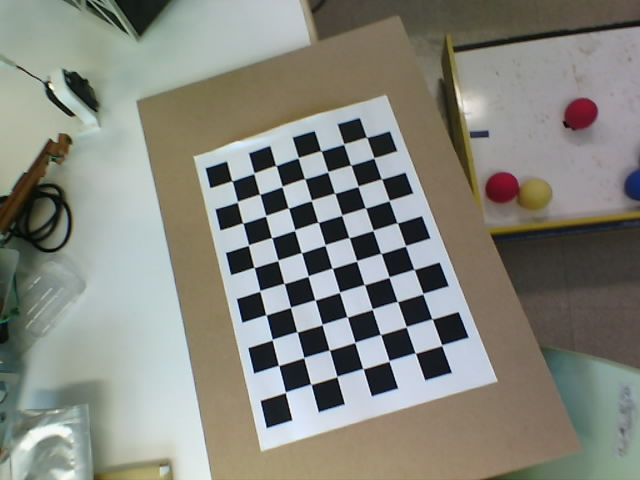
#> input picture calibration_images/captured_image_20240620_163204 copy.jpg, 640 x 480 px, given in place of the camera
$ python d.py   (older library calls are emulated)
#> lines starting #> are read from the running program, lines starting #| are printed output that depends on the picture; after the words box and inside, x2 and y2 are one past the last pixel; in counts of white or black regions, pixels touching at a corner belong together
# -*- coding: utf-8 -*-
import cv2
import numpy as np
import math


# 抽出したいカラーボールの色指定
# 0 <= h <= 179 (色相)　OpenCVではmax=179なのでR:0(180),G:60,B:120となる
# 0 <= s <= 255 (彩度)　黒や白の値が抽出されるときはこの閾値を大きくする
# 0 <= v <= 255 (明度)　これが大きいと明るく，小さいと暗い
c_min = np.array([150, 104, 70])
c_max = np.array([180, 255, 255])

# 膨張化用のカーネル
k = np.ones((5,5),np.uint8)

def color_track(im,h_min,h_max):
    im_h = cv2.cvtColor(im,cv2.COLOR_BGR2HSV)  # RGB色空間からHSV色空間に変換
    mask = cv2.inRange(im_h,h_min,h_max,)       # マスク画像の生成
    mask = cv2.medianBlur(mask,7)               # 平滑化
    #mask = cv2.dilate(mask,k,iterations=2)      # 膨張化
    #im_c = cv2.bitwise_and(im,im,mask=mask)     # 色領域抽出
    return mask#,im_c

def index_emax(cnt):
    max_num = 0
    max_i = -1
    for i in range(len(cnt)):
        cnt_num=len(cnt[i])
        if cnt_num > max_num:
            max_num = cnt_num
            max_i = i

    return max_i

def main():

    L1 = 200  # カメラと測定場所の距離　200[mm]
    h1 = 220  # 測定場所での画面サイズ 220 [ピクセル]
    H =  55   # ボールの直径[mm]
    Z =  200  # 200mm先のz位置[mm]
    cap = cv2.VideoCapture(0)
    if cap.isOpened() is False:
        raise("IO Error")

    while True:
        # 入力画像の取得
        ret, im = cap.read()
#> im is the input picture: shape (480, 640, 3); mean B, G, R 125.5, 134.1, 133
        # カラーボールのトラッキング
        mask1 = color_track(im,c_min,c_max)
#> in color_track, `im_h = cv2.cvtColor(im,cv2.COLOR_BGR2HSV)`: im_h: shape (480, 640, 3); mean H, S, V 61.4, 46.5, 140.9
#> in color_track, `mask = cv2.inRange(im_h,h_min,h_max,)`:
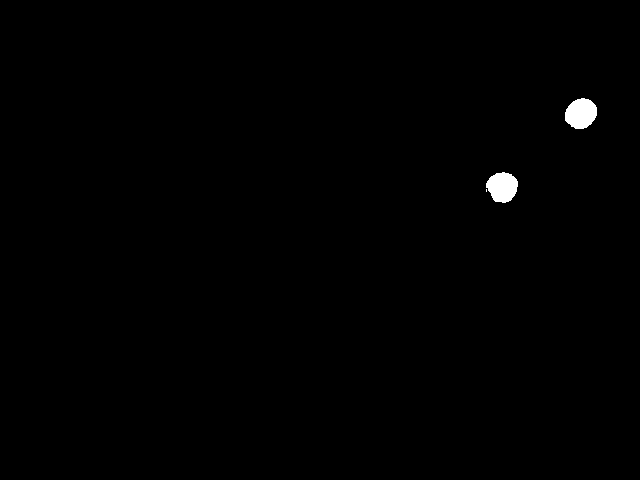
#> mask: shape (480, 640); 0.49% white; 3 white regions (1 under 20 px), largest, box (x1, y1, x2, y2) and area: (565, 98, 597, 129) 760, (486, 172, 518, 203) 735
#> in color_track, `mask = cv2.medianBlur(mask,7)`: mask: shape (480, 640); 0.48% white; 2 white regions
        mask2 = color_track(im,c_min,c_max)

        # 色領域の輪郭を抽出
        image, cnt, hierarchy = cv2.findContours(mask2,cv2.RETR_EXTERNAL, cv2.CHAIN_APPROX_SIMPLE)
#> cnt = 2 contours; box (x1, y1, x2, y2) and area: (565, 98, 597, 129) 702, (486, 173, 518, 203) 678
        #cnt = cv2.findContours(mask2,cv2.RETR_TREE,cv2.CHAIN_APPROX_SIMPLE)[0]
        n = index_emax(cnt)
#> the loop in index_emax, `for i in range(len(cnt)):` made 2 passes
#> (cnt_num, max_num, max_i) on passes 1 to 2: (40, 40, 0), (46, 46, 1)
#> after the loop in index_emax, `for i in range(len(cnt)):`: max_i = 1; max_num = 46
#> n = 1

        if n != -1:
            hull = cv2.convexHull(cnt[n])
#> hull = contour of 20 points, box (x1, y1, x2, y2) (565, 98, 597, 129), area 716
            mask2[:] = 0
#> mask2: shape (480, 640); every value is 0
            cv2.drawContours(mask2,[hull],0,(255),-1)
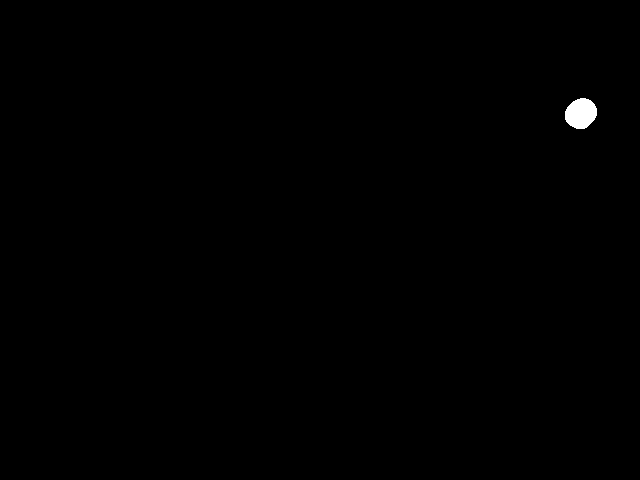
#> mask2: shape (480, 640); 0.25% white; 1 white region, box (x1, y1, x2, y2) and area: (565, 98, 597, 129) 760
            cv2.drawContours(im,[hull],0,(0,200,0),2)
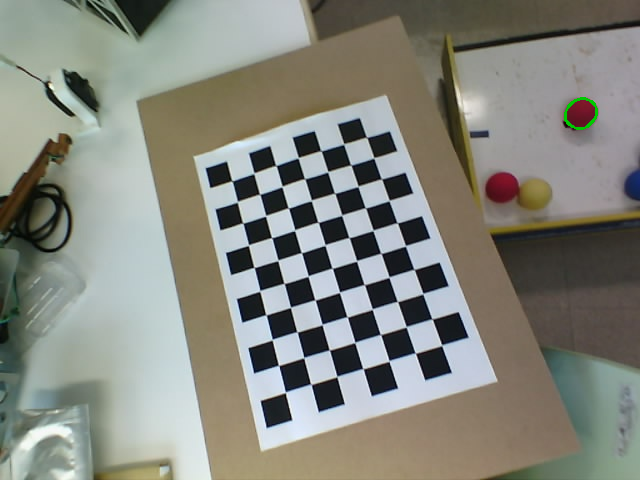
#> im: shape (480, 640, 3); 0.09% of pixels changed, all inside (x1, y1, x2, y2) = (564, 97, 598, 130)
            cv2.drawContours(mask2,[hull],0,(0,200,0),2)
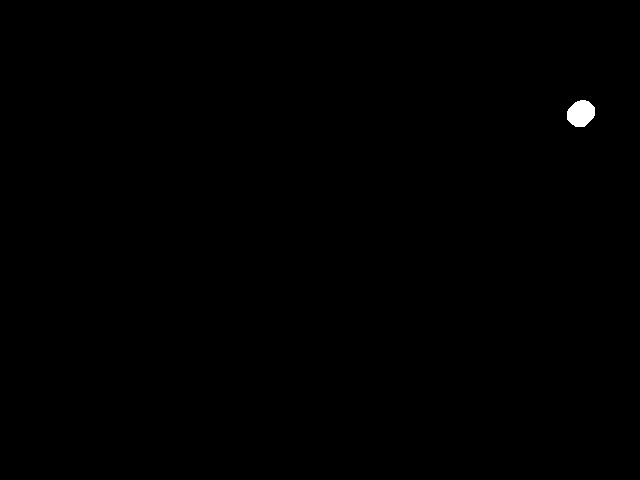
#> mask2: shape (480, 640); 0.19% white; 1 white region, box (x1, y1, x2, y2) and area: (567, 100, 595, 127) 580
            M1 = cv2.moments(cnt[n])
#> M1 = moments, m00 702, centre m10/m00, m01/m00 = (580.5, 113.2)
            if M1["m00"] != 0:
               cx,cy = int(M1["m10"]/M1["m00"]),int(M1["m01"]/M1["m00"])
#> cx = 580; cy = 113
            else:
                cx,cy = 320,240
        else:
            cx,cy = 320,240

        # 色領域の高さ計算
        mask = cv2.bitwise_and(mask1,mask1,mask=mask2)
        mask = cv2.Canny(mask2,100,200)
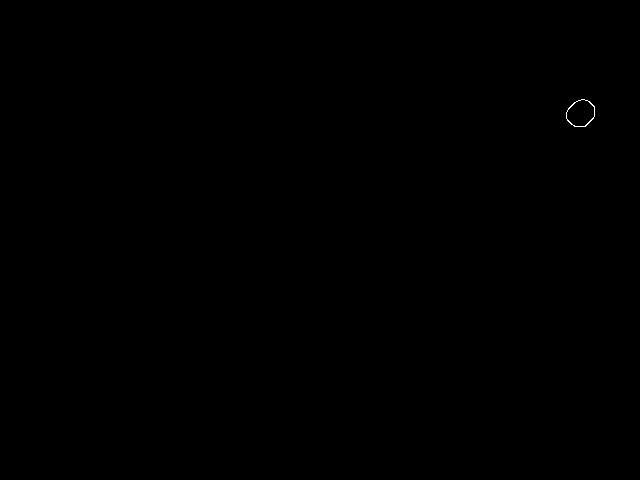
#> mask: shape (480, 640); 0.03% white in thin lines or dots, all inside (x1, y1, x2, y2) = (566, 99, 595, 127)
        y,x = np.where(mask == 255)
#> y = 100 values from 99 to 126; x = 100 values, max 594 at index 33, min 566 at index 46, mean 580.5
        if len(y)!= 0:
            # 対象物体の画像上の高さh2を計算
            ymax,ymin = np.amax(y),np.amin(y)
#> ymax = 126; ymin = 99
            xmax,xmin = np.amax(x),np.amin(x)
#> xmax = 594; xmin = 566

            #高さと幅の大きいほうを直径として使う
            h2 = max([(ymax - ymin),(xmax - xmin)])
#> h2 = 28

            #中心位置を直径をもとに補正（要修正）
            cx = cx + int((h2 - (xmax - xmin))/2)
            cy = cy + int((h2 - (ymax - ymin))/2)

            if float(h2) !=0:
                # 奥行きL2を計算
                L2 = (h1/float(h2))*L1
#> L2 = 1571.4
                # 1px当たりの大きさを計算
                a = H/float(h2)
#> a = 1.96
                # 三次元位置（X, Y, Z）を計算
                X = (cx-320)*a
#> X = 510.7
                Y = (240-cy)*a
#> Y = 249.5
                if L2 > X:
                    Z = math.sqrt(L2*L2-X*X)
#> Z = 1486.1
                X,Y,Z,L2 = round(X),round(Y),round(Z),round(L2)
#> X = 511; Y = 249; Z = 1486; L2 = 1571
            # 結果表示
            cv2.circle(im,(cx,cy),5, (0,0,255), -1)
#> im: shape (480, 640, 3); 0.03% of pixels changed, all inside (x1, y1, x2, y2) = (575, 108, 586, 119)
            cv2.circle(im,(cx,cy),int(h2/2), (255,0,255), 1)
#> im: shape (480, 640, 3); mean B, G, R 125.5, 134.2, 133
            cv2.putText(im,"X: "+str(X)+"[mm]",(30,20),1,1.5,(70,70,220),2)
            cv2.putText(im,"Y: "+str(Y)+"[mm]",(30,50),1,1.5,(70,70,220),2)
            cv2.putText(im,"Z: "+str(Z)+"[mm]",(30,80),1,1.5,(70,70,220),2)
            cv2.putText(im,"h2: "+str(h2)+"[pixcel]",(30,120),1,1.5,(220,70,90),2)
            cv2.putText(im,"L2: "+str(L2)+"[mm]",(30,160),1,1.5,(220,70,90),2)
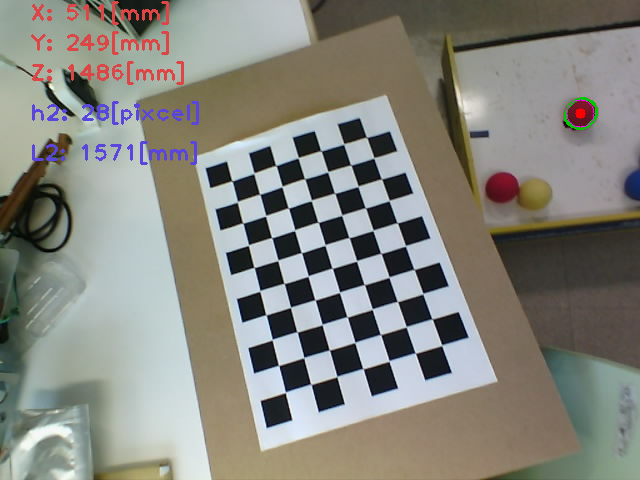
#> im: shape (480, 640, 3); mean B, G, R 125.6, 133, 133.4
            cv2.imshow("Camera",im)
            cv2.imshow("Mask",mask2)
        # キーが押されたらループから抜ける
        if cv2.waitKey(10) > 0:
#> (key Esc is pressed here)
            cap.release()
            cv2.destroyAllWindows()
            break

if __name__ == '__main__':
    main()

$ run again, on calibration_images/captured_image_20240620_163322.jpg
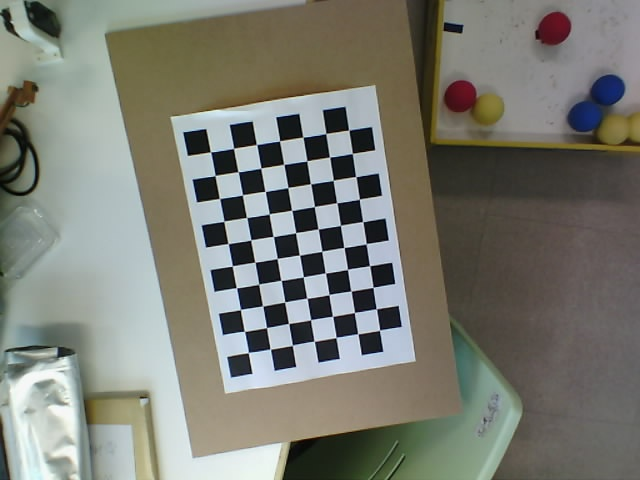
#> input picture calibration_images/captured_image_20240620_163322.jpg, 640 x 480 px, given in place of the camera
#> in main, im is the input picture: shape (480, 640, 3); mean B, G, R 114.5, 123.4, 122.2
#> im_h: shape (480, 640, 3); mean H, S, V 54.7, 48.4, 129.5
#> in color_track, `mask = cv2.inRange(im_h,h_min,h_max,)`:
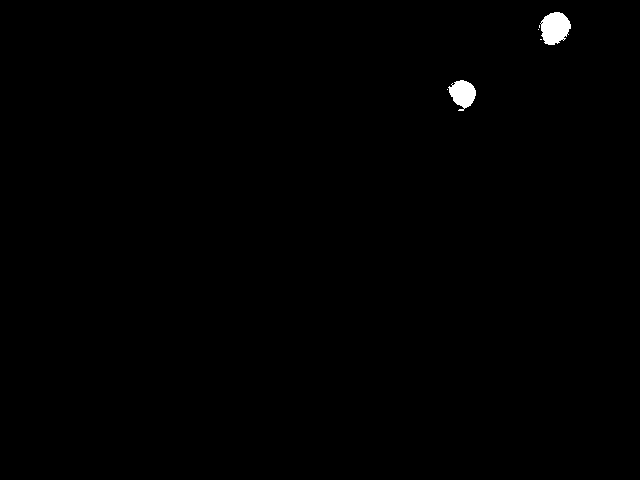
#> mask: shape (480, 640); 0.43% white; 6 white regions (4 under 20 px), largest, box (x1, y1, x2, y2) and area: (540, 12, 571, 45) 749, (448, 80, 476, 111) 557
#> cnt = 2 contours; box (x1, y1, x2, y2) and area: (540, 12, 571, 45) 696, (449, 80, 476, 109) 504
#> the loop in index_emax, `for i in range(len(cnt)):` made 2 passes
#> (cnt_num, max_num, max_i) on passes 1 to 2: (46, 46, 0), (52, 52, 1)
#> after the loop in index_emax, `for i in range(len(cnt)):`: max_i = 1; max_num = 52
#> n = 1
#> hull = contour of 21 points, box (x1, y1, x2, y2) (540, 12, 571, 45), area 716
#> M1 = moments, m00 695.5, centre m10/m00, m01/m00 = (554.5, 27.6)
#> in main, `cx,cy = int(M1["m10"]/M1["m00"]),int(M1["m01"]/M1["m00"])`: cx = 554; cy = 27
#> y = 99 values from 13 to 42; x = 99 values, max 568 at index 39, min 541 at index 44, mean 554.5
#> ymax = 42; ymin = 13
#> xmax = 568; xmin = 541
#> h2 = 29
#> in main, `cx = cx + int((h2 - (xmax - xmin))/2)`: cx = 555
#> in main, `L2 = (h1/float(h2))*L1`: L2 = 1517.2
#> a = 1.9
#> in main, `X = (cx-320)*a`: X = 445.7
#> Y = 404
#> in main, `Z = math.sqrt(L2*L2-X*X)`: Z = 1450.3
#> in main, `X,Y,Z,L2 = round(X),round(Y),round(Z),round(L2)`: X = 446; Z = 1450; L2 = 1517
#> in main, `cv2.putText(im,"L2: "+str(L2)+"[mm]",(30,160),1,1.5,(220,70,90),2)`:
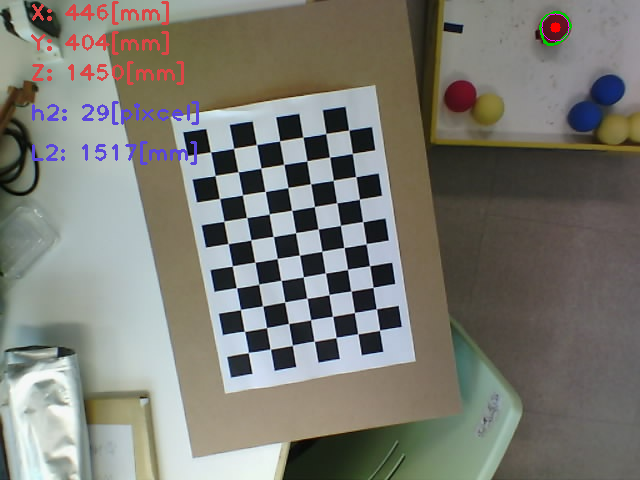
#> im: shape (480, 640, 3); mean B, G, R 114.7, 122.5, 122.7

$ run again, on calibration_images/captured_image_20240620_163335.jpg
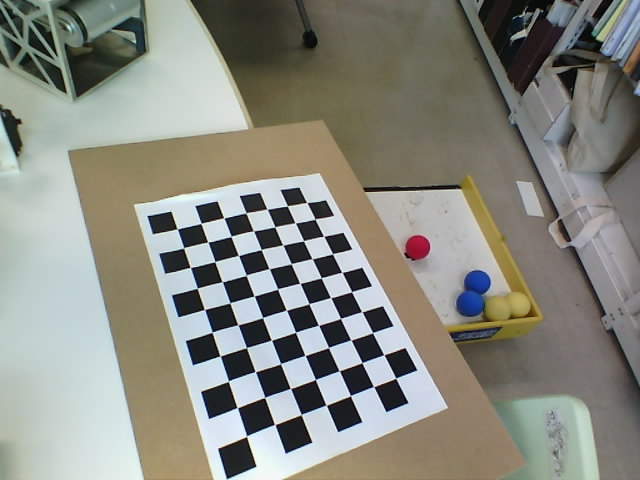
#> input picture calibration_images/captured_image_20240620_163335.jpg, 640 x 480 px, given in place of the camera
#> in main, im is the input picture: shape (480, 640, 3); mean B, G, R 128.6, 137.6, 136.8
#> im_h: shape (480, 640, 3); mean H, S, V 57.3, 44.6, 144.3
#> cnt = 1 contour; box (x1, y1, x2, y2) and area: (405, 235, 430, 260) 431
#> the loop in index_emax, `for i in range(len(cnt)):` made 1 pass
#> (cnt_num, max_num, max_i) on pass 1: (39, 39, 0)
#> after the loop in index_emax, `for i in range(len(cnt)):`: max_i = 0; max_num = 39
#> n = 0
#> hull = contour of 20 points, box (x1, y1, x2, y2) (405, 235, 430, 260), area 443
#> in main, `cv2.drawContours(im,[hull],0,(0,200,0),2)`:
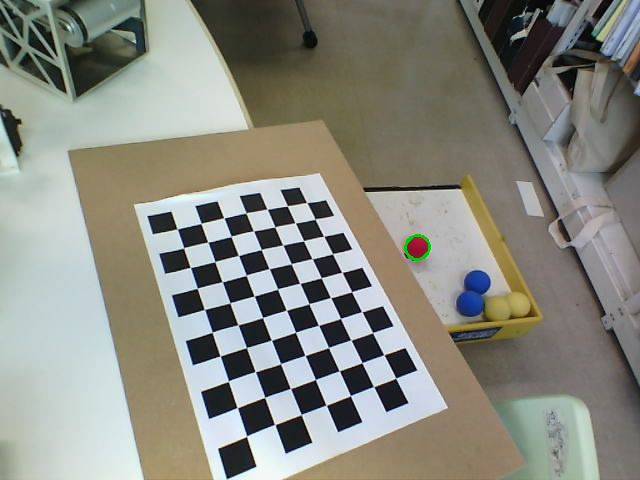
#> im: shape (480, 640, 3); 0.07% of pixels changed, all inside (x1, y1, x2, y2) = (404, 234, 431, 261)
#> M1 = moments, m00 431, centre m10/m00, m01/m00 = (417.1, 247)
#> cx = 417; cy = 246
#> y = 75 values from 236 to 257; x = 75 values, max 427 at index 28, min 406 at index 35, mean 417.2
#> ymax = 257; ymin = 236
#> xmax = 427; xmin = 406
#> h2 = 21
#> in main, `L2 = (h1/float(h2))*L1`: L2 = 2095.2
#> a = 2.62
#> X = 254
#> in main, `Y = (240-cy)*a`: Y = -15.71
#> in main, `Z = math.sqrt(L2*L2-X*X)`: Z = 2079.8
#> in main, `X,Y,Z,L2 = round(X),round(Y),round(Z),round(L2)`: Y = -16; Z = 2080; L2 = 2095
#> in main, `cv2.putText(im,"L2: "+str(L2)+"[mm]",(30,160),1,1.5,(220,70,90),2)`:
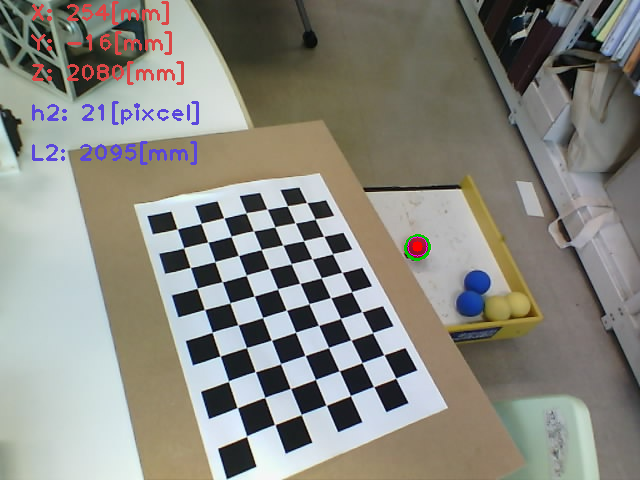
#> im: shape (480, 640, 3); mean B, G, R 128.6, 136.5, 137.2
